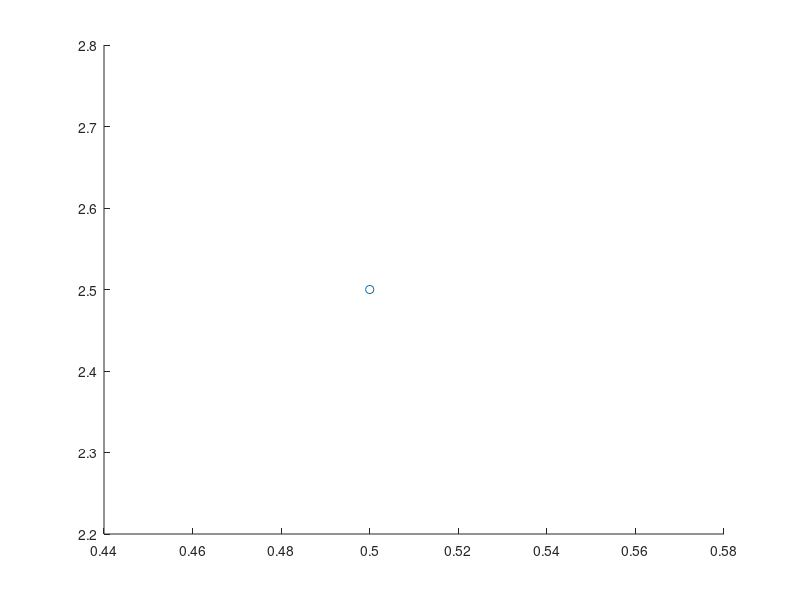

Write the MATLAB code that produced this figure. (Note: this script raises an error after producing the figure.)
%%pkg load matgeom;

fileID = fopen('obstacles2.txt','r');
formatSpec = '%f %f';
sizeA = [2 6];
sizeB = [2 4];
sizeC = [2 4];

A = fscanf(fileID,formatSpec,sizeA);
B = fscanf(fileID,formatSpec,sizeB);
C = fscanf(fileID,formatSpec,sizeC);
fclose(fileID);

fileID = fopen('start_end2.txt','r');
START = fscanf(fileID,formatSpec,[2 1]);
ENDING = fscanf(fileID,formatSpec,[2 1]);
fclose(fileID);

fileID = fopen('graphe.txt','r');
formatSpec = '%f';
size = [1 1];
nb_arcs = fscanf(fileID,formatSpec,size);

formatSpec_point = '%f %f';
formatSpec_length = '%f';
size = [2 2];

liste_arcs = zeros(2,2,nb_arcs);
liste_length_arcs = zeros(1,nb_arcs);

for i = 1:nb_arcs
    liste_arcs(:,:,i) = fscanf(fileID,formatSpec_point,size);
    liste_length_arcs(1,i) = fscanf(fileID,formatSpec_length,[1 1]);
end

fclose(fileID);

fileID = fopen('path.txt','r');

nb_sommets_chemin = fscanf(fileID,formatSpec,[1 1]);

path = fscanf(fileID,formatSpec_point,[2 nb_sommets_chemin]);

fclose(fileID);


figure; 
hold on;
scatter(START(1),START(2),'red');

ob1 = polyshape(A(1,:),A(2,:));
plot(ob1);
ob2 = polyshape(B(1,:),B(2,:));
plot(ob2);
ob3 = polyshape(C(1,:),C(2,:));
plot(ob3);

scatter(ENDING(1),ENDING(2),'red');

for i = 1:nb_arcs
     if liste_length_arcs(1,i) ~= -1
         plot(  liste_arcs(1,:,i) ,   liste_arcs(2,:,i) ); 
     end
end

figure;
hold on;

scatter(START(1),START(2),'red');

ob1 = polyshape(A(1,:),A(2,:));
plot(ob1);
ob2 = polyshape(B(1,:),B(2,:));
plot(ob2);
ob3 = polyshape(C(1,:),C(2,:));
plot(ob3);

scatter(ENDING(1),ENDING(2),'red');

plot(path(1,:),path(2,:),'green');